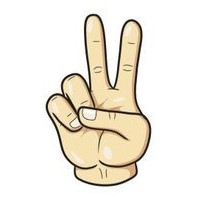
#> input picture gestureProject/gestureGames/resources/2.jpg, 200 x 200 px
$ python -i camera4.py   (imports and definitions only)
#> lines starting #> are read from the running program, lines starting #| are printed output that depends on the picture; pictures that were not available may be replaced by others from this repository, and a replacement may not be noted
# libs
import random
import cv2
import mediapipe as mp

class VideoCamera4(object):
    def __init__(self):
        self.cap = cv2.VideoCapture(0)
        self.mainobj = game()
    def __del__(self):
        self.cap.release()
    # [5 lines left out: function get_frame, not called in this run]

class game():
    def __init__(self):
        self.mp_hands = mp.solutions.hands
        self.box_size = 300
        self.width = int(640)
        self.total_attempts = 5
        self.opp_choice_name= ""
        self.computer_score = 0
        self.user_score = 0
        self.rect_color = (255, 0, 0)
        self.user_move_name=""
        self.font = cv2.FONT_HERSHEY_SIMPLEX
        self.delayCounter = 0
        self.replay=False
        self.close=False


    # [35 lines left out: functions condition_rock, condition_paper, condition_scissors, calculate_winner, not called in this run]

    def display_computer_move(self, frame):

        #icon = cv2.imread( "G:/internship/rockgame{}.png".format(opp_choice_name), 1)
        #path = r""
        icon = cv2.imread( "gestureGames/static/{}.png".format(self.opp_choice_name), 1)
        icon = cv2.resize(icon, (224,224))

        # This is the portion which we are going to replace with the icon image
        roi = frame[0:224, 0:224]

        # Get binary mask from the transparent image, 4th channel is the alpha channel
        mask = icon[:,:,-1]

        # Making the mask completely binary (black & white)
        mask = cv2.threshold(mask, 1, 255, cv2.THRESH_BINARY)[1]

        # Store the normal bgr image
        icon_bgr = icon[:,:,:3]

        # Now combine the foreground of the icon with background of ROI

        img1_bg = cv2.bitwise_and(roi, roi, mask = cv2.bitwise_not(mask))

        img2_fg = cv2.bitwise_and(icon_bgr, icon_bgr, mask = mask)

        combined = cv2.add(img1_bg, img2_fg)

        frame[0:224, 0:224] = combined

        return frame


    # [183 lines left out: functions user_move, display_details, mainLoop, not called in this run]

>>> import cv2
>>> picture = cv2.imread('resources/2.jpg', cv2.IMREAD_GRAYSCALE)
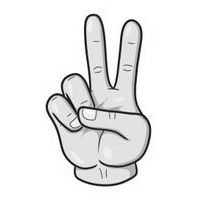
#> picture: shape (200, 200); min 0, max 255, mean 235.8
>>> result = game().display_computer_move(picture)
#> in display_computer_move, icon is the input picture: shape (200, 200, 3); mean B, G, R 225, 235.3, 240.6
#> in display_computer_move, `icon = cv2.resize(icon, (224,224))`:
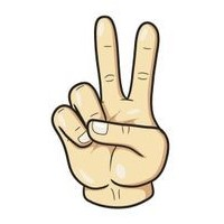
#> icon: shape (224, 224, 3); mean B, G, R 225, 235.3, 240.6
#> in display_computer_move, `mask = icon[:,:,-1]`:
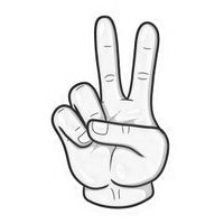
#> mask: shape (224, 224); min 14, max 255, mean 240.6
#> in display_computer_move, `mask = cv2.threshold(mask, 1, 255, cv2.THRESH_BINARY)[1]`: mask: shape (224, 224); every value is 255
#> (the run stopped early here; a loop or call above may not have finished)

$ run again, on gestureProject/gestureGames/resources/4.jpg
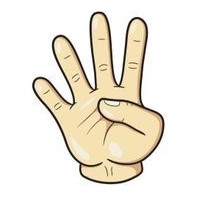
#> input picture gestureProject/gestureGames/resources/4.jpg, 200 x 200 px
#> `picture = cv2.imread('resources/2.jpg', cv2.IMREAD_GRAYSCALE)`:
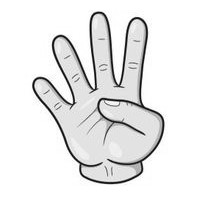
#> picture: shape (200, 200); min 0, max 255, mean 234.2
#> in display_computer_move, icon is the input picture: shape (200, 200, 3); mean B, G, R 221.8, 233.8, 239.6
#> icon: shape (224, 224, 3)
#> in display_computer_move, `mask = icon[:,:,-1]`:
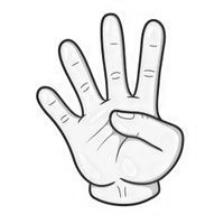
#> mask: shape (224, 224); min 13, max 255, mean 239.5
